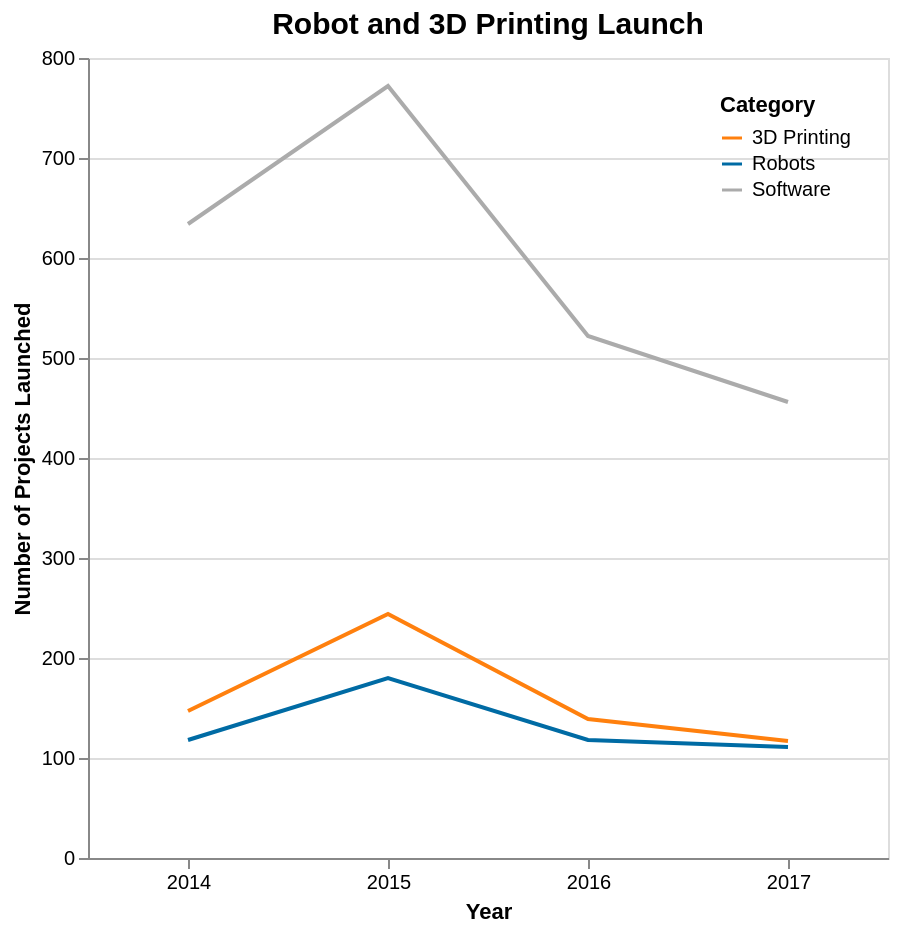

Here is the Vega-Lite specification saved for this chart:
### Vega-Lite specification from a JSON file in a GitHub repository (floating-point values rounded to 4 significant figures; data arrays with more than 128 entries replaced by an {"elided": "..."} marker saying what was removed)
{"$schema": "https://vega.github.io/schema/vega-lite/v5.json", "data": {"values": {"elided": "4303 records"}, "format": {"parse": {"launched": "utc:'%Y-%m-%d %H:%M:%S'"}}}, "title": {"text": "Robot and 3D Printing Launch", "anchor": "middle", "fontSize": 15}, "width": 400, "height": 400, "transform": [{"filter": "year(datum.launched) > 2013"}, {"filter": "year(datum.launched) < 2018"}], "mark": {"type": "line"}, "encoding": {"y": {"field": "ID", "title": "Number of Projects Launched", "aggregate": "count", "type": "quantitative"}, "x": {"field": "launched", "timeUnit": "year", "title": "Year", "type": "ordinal", "axis": {"labelAngle": 0}}, "color": {"field": "category", "type": "nominal", "legend": {"title": "Category", "orient": "top-right"}, "scale": {"range": ["rgb(255,128,14)", "rgb(0,107,164)", "rgb(171,171,171)"]}}}}
